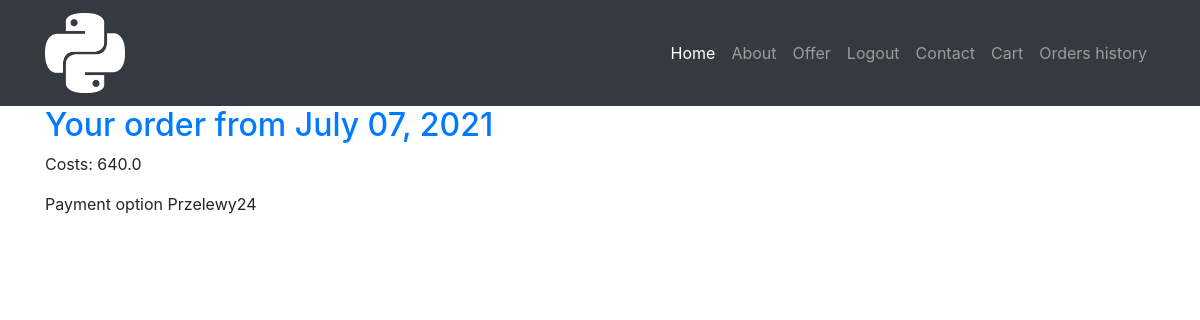
/cart/orders_history/ (signed in), run on an earlier commit of the app's database.
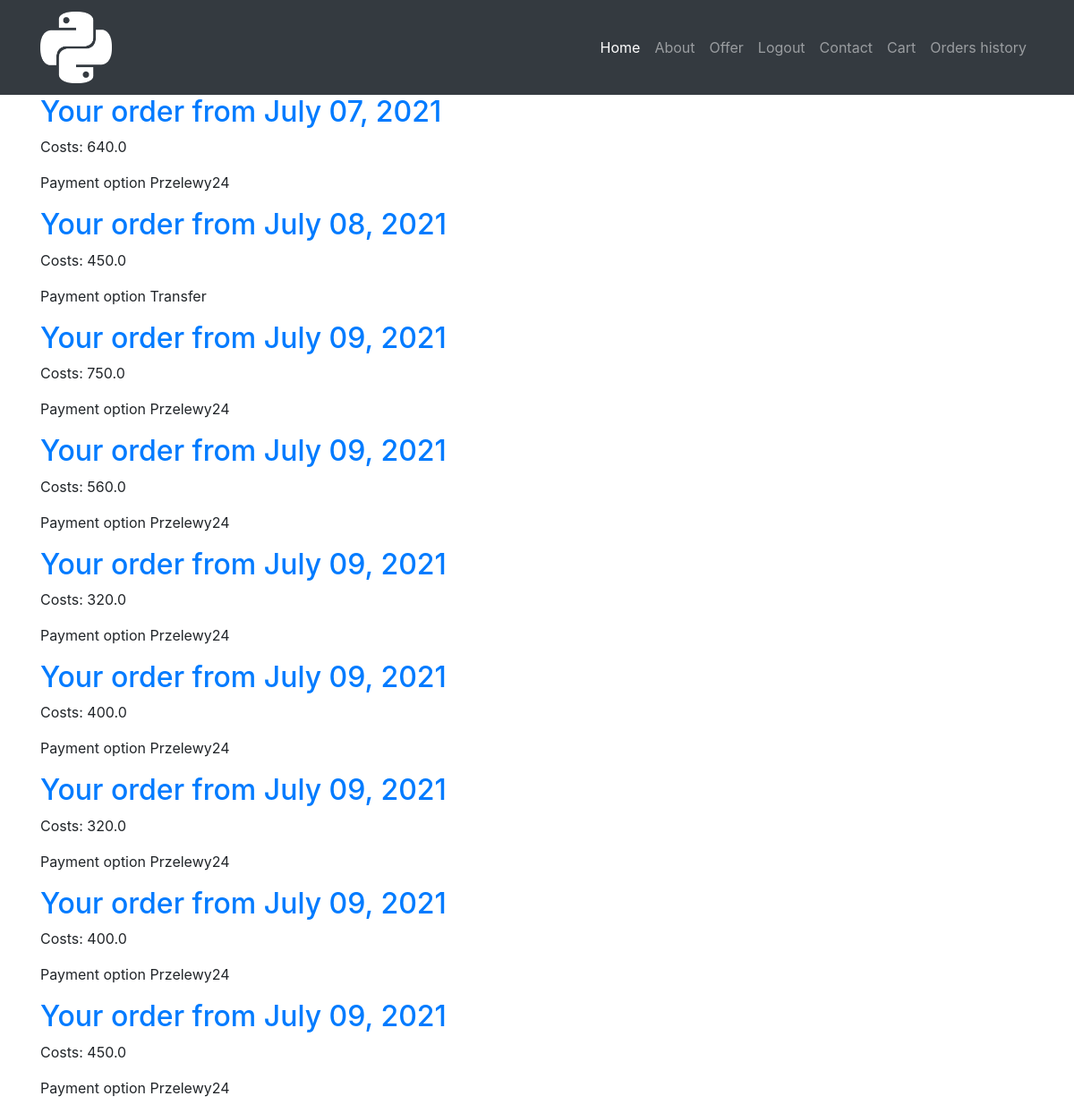
And on a later commit of the database.
### checkout/models.py (models this page shows, shortened)
class OrderCheckout(models.Model):
    email = models.EmailField()
    customer = models.ForeignKey(Customer, on_delete=models.PROTECT)
    date_of_purchase = models.DateTimeField(default=timezone.now)
    payment_method = models.TextField()
    to_pay = models.FloatField(null=True)
    surname = models.CharField(max_length=15)
    name = models.CharField(max_length=20)
    telephone = models.CharField(max_length=15)
    address = models.CharField(max_length=100)
    address_info = models.CharField(max_length=50)
    locality = models.CharField(max_length=25)
    state = models.CharField(max_length=25)
    post_code = models.CharField(max_length=6)
    note = models.TextField()

### checkout/views.py (the view)
# urls.py: path("orders_history/", MyOrdersHistory.as_view(), name="orders_history"),
class MyOrdersHistory(ListView):
    model = OrderCheckout
    template_name = "checkout/orders_history.html"
    context_object_name = "checkouts"
    def get_queryset(self) -> OrderCheckout:
        try:
            return OrderCheckout.objects.filter(customer=self.request.user.customer).order_by("date_of_purchase")
        except:
            raise Http404("Page not found")

### users/models.py (called while the page is built)
    def __str__(self) -> str:
        if self.user:
            name = self.user.username
        else:
            name = self.device
        return str(name)

### checkout/templates/checkout/orders_history.html (shortened to what this page needs)
{% extends "catering/base.html" %}
{% block content %}
    {% for checkout in checkouts %}
        <article class="media content-section">
            <div class="media-body">
                <h2><a class="article-title" href="{% url "orders_history_detail" checkout.customer checkout.pk %}">Your
                    order from {{ checkout.date_of_purchase|date:"F d, Y" }}</a></h2>
                <p class="article-content">Costs: {{ checkout.to_pay }}</p>
                <p class="price"> Payment option {{ checkout.payment_method }}
            </div>
        </article>
    {% endfor %}
{% endblock %}

### catering/templates/catering/base.html (shortened to what this page needs)
<!DOCTYPE html>
{% load static %}
{% load crispy_forms_filters %}
<html lang="en">
<head>
    <link rel="stylesheet" href="https://stackpath.bootstrapcdn.com/bootstrap/4.3.1/css/bootstrap.min.css">
    <link rel="stylesheet" href="https://maxcdn.bootstrapcdn.com/bootstrap/4.1.3/css/bootstrap.min.css">
    <link rel="stylesheet" href="https://cdnjs.cloudflare.com/ajax/libs/font-awesome/4.7.0/css/font-awesome.min.css">
</head>
<body>
<div class="d-flex flex-column min-vh-100">
    <header class="site-header">
        <nav class="navbar navbar-expand-lg navbar-dark bg-dark static-top">
            <div class="container">
                <a class="navbar-brand" href={% url "catering-home" %}>
                    <img src={% static "catering/images/python_logo.jpg" %} alt="PythonLogo" width="80" height="80">
                <div class="collapse navbar-collapse" id="navbarResponsive">
                    <ul class="navbar-nav ml-auto">
                        <li class="nav-item active">
                            <a class="nav-link" href={% url "catering-home" %}>Home
                        </li>
                        <li class="nav-item">
                            <a class="nav-link" href={% url "catering-about" %}>About</a>
                        </li>
                        <li class="nav-item">
                            <a class="nav-link" href={% url "offer" %}>Offer</a>
                        </li>
                        <li class="nav-item">
                            {% if user.is_authenticated %}
                                <a class="nav-link" href="{% url  "logout" %}">Logout</a>
                                </li>
                            {% else %}
                                <a class="nav-link" href="{% url  "login" %}">Login</a>
                            {% endif %}
                        <li class="nav-item">
                            <a class="nav-link" href="{% url "catering-contact" %}">Contact</a>
                        </li>
                        <li class="nav-item">
                            <a class="nav-link" href="{% url "cart" %}">Cart</a>
                        </li>
                        {% if user.is_authenticated %}
                            <li class="nav-item">
                                <a class="nav-link" href={% url "orders_history" %}>Orders history</a>
                            </li>
                        {% endif %}
                    </ul>
                </div>
            </div>
        </nav>
    </header>
    <main role="main" class="container">
        {% block content %}{% endblock %}
    </main>
</div>
</body>
</html>

What changed in the data, as far as the page shows it:
added OrderCheckout: date_of_purchase "July 08, 2021", to_pay "450.0", payment_method "Transfer"
added OrderCheckout: date_of_purchase "July 09, 2021", to_pay "750.0", payment_method "Przelewy24"
added OrderCheckout: date_of_purchase "July 09, 2021", to_pay "560.0", payment_method "Przelewy24"
added OrderCheckout: date_of_purchase "July 09, 2021", to_pay "320.0", payment_method "Przelewy24"
added OrderCheckout: date_of_purchase "July 09, 2021", to_pay "400.0", payment_method "Przelewy24"
added OrderCheckout: date_of_purchase "July 09, 2021", to_pay "320.0", payment_method "Przelewy24"
added OrderCheckout: date_of_purchase "July 09, 2021", to_pay "400.0", payment_method "Przelewy24"
added OrderCheckout: date_of_purchase "July 09, 2021", to_pay "450.0", payment_method "Przelewy24"
